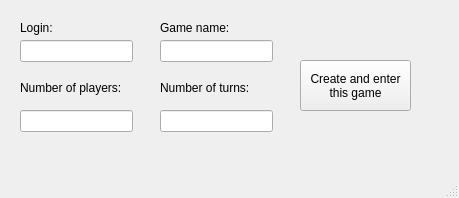
<?xml version="1.0" encoding="UTF-8"?>
<ui version="4.0">
 <class>MainWindowForCreateMultigame</class>
 <widget class="QMainWindow" name="MainWindowForCreateMultigame">
  <property name="geometry">
   <rect>
    <x>0</x>
    <y>0</y>
    <width>459</width>
    <height>198</height>
   </rect>
  </property>
  <property name="windowTitle">
   <string>MainWindow</string>
  </property>
  <widget class="QWidget" name="centralwidget">
   <widget class="QLabel" name="label">
    <property name="geometry">
     <rect>
      <x>20</x>
      <y>20</y>
      <width>55</width>
      <height>16</height>
     </rect>
    </property>
    <property name="text">
     <string>Login:</string>
    </property>
   </widget>
   <widget class="QPushButton" name="loginButton">
    <property name="geometry">
     <rect>
      <x>300</x>
      <y>60</y>
      <width>111</width>
      <height>51</height>
     </rect>
    </property>
    <property name="text">
     <string>Create and enter
this game</string>
    </property>
   </widget>
   <widget class="QLineEdit" name="login">
    <property name="geometry">
     <rect>
      <x>20</x>
      <y>40</y>
      <width>113</width>
      <height>22</height>
     </rect>
    </property>
   </widget>
   <widget class="QLabel" name="label_2">
    <property name="geometry">
     <rect>
      <x>160</x>
      <y>20</y>
      <width>81</width>
      <height>16</height>
     </rect>
    </property>
    <property name="text">
     <string>Game name:</string>
    </property>
   </widget>
   <widget class="QLineEdit" name="gameName">
    <property name="geometry">
     <rect>
      <x>160</x>
      <y>40</y>
      <width>113</width>
      <height>22</height>
     </rect>
    </property>
   </widget>
   <widget class="QLabel" name="label_3">
    <property name="geometry">
     <rect>
      <x>20</x>
      <y>80</y>
      <width>111</width>
      <height>16</height>
     </rect>
    </property>
    <property name="text">
     <string>Number of players:</string>
    </property>
   </widget>
   <widget class="QLineEdit" name="numberOfPlayers">
    <property name="geometry">
     <rect>
      <x>20</x>
      <y>110</y>
      <width>113</width>
      <height>22</height>
     </rect>
    </property>
   </widget>
   <widget class="QLabel" name="label_4">
    <property name="geometry">
     <rect>
      <x>160</x>
      <y>80</y>
      <width>111</width>
      <height>16</height>
     </rect>
    </property>
    <property name="text">
     <string>Number of turns:</string>
    </property>
   </widget>
   <widget class="QLineEdit" name="numberOfTurns">
    <property name="geometry">
     <rect>
      <x>160</x>
      <y>110</y>
      <width>113</width>
      <height>22</height>
     </rect>
    </property>
   </widget>
  </widget>
  <widget class="QMenuBar" name="menubar">
   <property name="geometry">
    <rect>
     <x>0</x>
     <y>0</y>
     <width>459</width>
     <height>26</height>
    </rect>
   </property>
  </widget>
  <widget class="QStatusBar" name="statusbar"/>
 </widget>
 <resources/>
 <connections/>
</ui>
